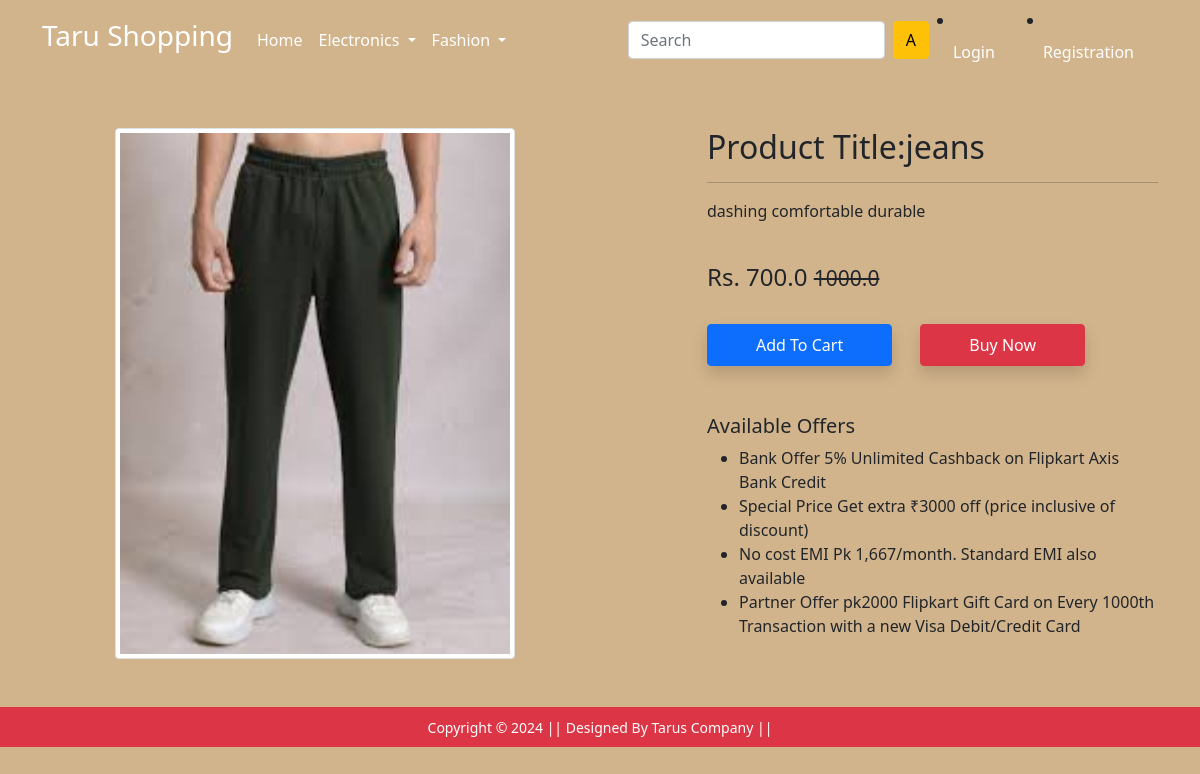
Screenshot of /product-detail/1 with the database file from the repository.
### app/models.py (models this page shows, shortened)
class Product(models.Model):
    title = models.CharField(max_length=30)
    selling_price = models.FloatField()
    discount_price = models.FloatField()
    description = models.TextField()
    brand = models.CharField(max_length=40)
    category = models.CharField(choices=CATEGORY_CHOICES, max_length=10)
    product_image = models.ImageField(upload_to='productimg')

### app/views.py (the view)
# urls.py: path('product-detail/<int:pk>', views.ProductdetailView.as_view(), name='product-detail'),
class ProductdetailView(View):
    def get(self, request, pk):
        product = Product.objects.get(pk=pk)
        item_already_in_cart = False
        if request.user.is_authenticated :
            item_already_in_cart = Cart.objects.filter(Q(product=product.id) & Q(user=request.user)
            ).exists()
        return render(request, 'app/productdetail.html',
        {'product':product, "item_already_in_cart":item_already_in_cart})

### app/templates/app/productdetail.html (shortened to what this page needs)
{% extends 'app/base.html' %}
{% load static %}
{% block main-content %}
<div class="container my-5">
 <div class="row">
  <div class="col-sm-6 text-center align-self-center">
   <img src="{{product.product_image.url}}"  width="400px" alt="" class="img-fluid img-thumbnail">
  </div>
  <div class="col-sm-5 offset-sm-1">
   <h2>Product Title:{{product.title}}</h2>
   <hr>
   <p>{{product.description}}</p> <br><h4>Rs. {{product.discount_price}} <small class="fw-light text-decoration-line-through">{{product.selling_price}}</small></h4> <br>
   {% if not request.user.is_authenticated %}
   <form action="/add-to-cart" class='d-inline' >
    <button type='submit', class='btn btn-primary shadow py-2 px-5'>Add To Cart</button>
   </form>
   {% endif %}
   <a href=" {% url "checkout" %}" class="btn btn-danger shadow px-5 py-2 ms-4">Buy Now</a>
   <h5 class="mt-5">Available Offers</h5>
   <ul>
    <li>Bank Offer 5% Unlimited Cashback on Flipkart Axis Bank Credit</li>
    <li>Special Price Get extra ₹3000 off (price inclusive of discount)</li>
    <li>No cost EMI Pk 1,667/month. Standard EMI also available</li>
    <li>Partner Offer pk2000 Flipkart Gift Card on Every 1000th Transaction with a new Visa Debit/Credit Card</li>
   </ul>
  </div>
 </div>
</div>
{% endblock main-content %}

### app/static/app/css/style.css (style rules this page uses)
body { background-color: tan; }

### rows the page displays
Product: product_image (picture), title "jeans", description "dashing comfortable durable", discount_price "700.0", selling_price "1000.0"

### other values shown
{{ request.user| make_list|first|capfirst }} "A"
